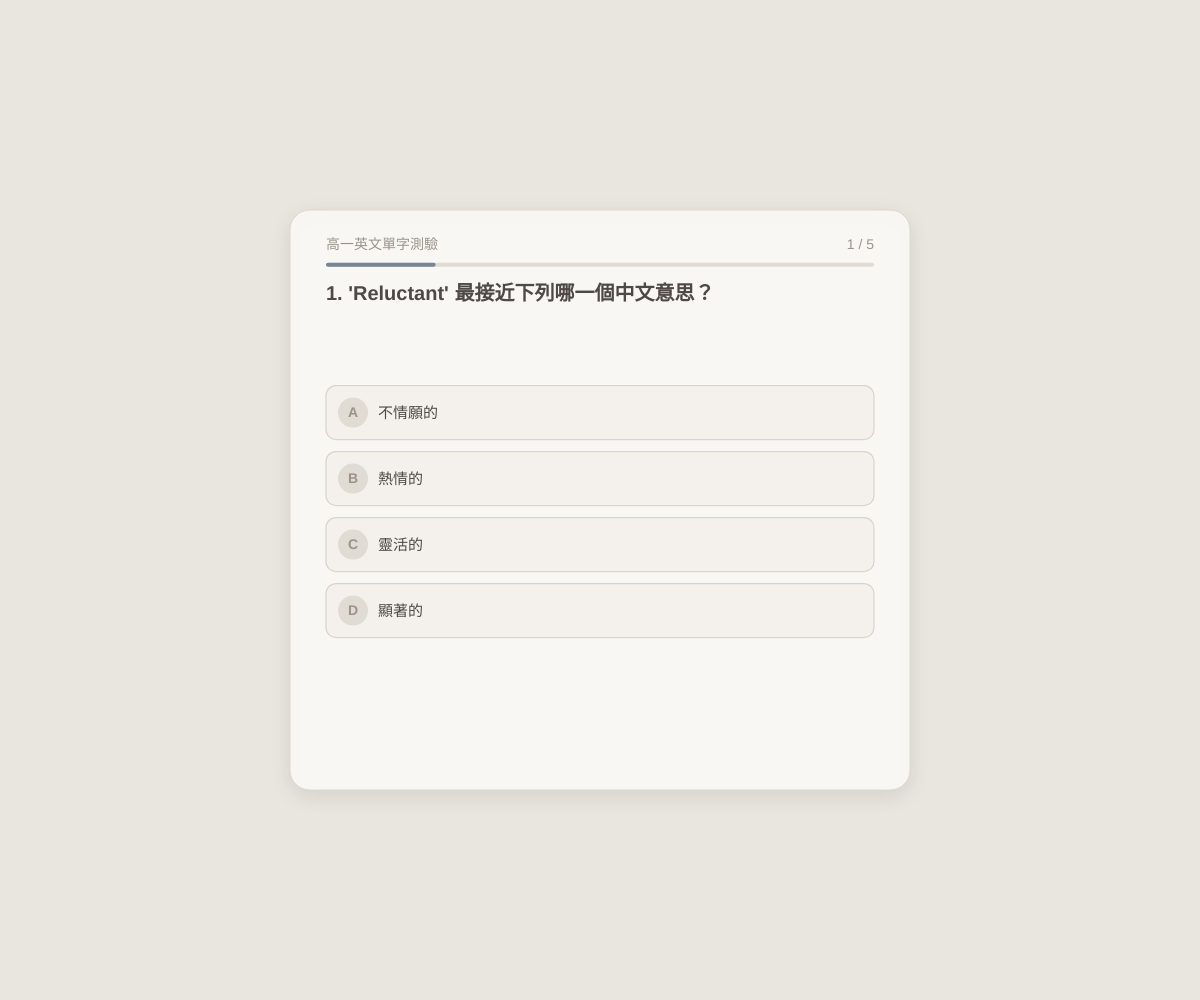
Frame 1 (no input)
Frame 60 (no input): identical to frame 1, image omitted
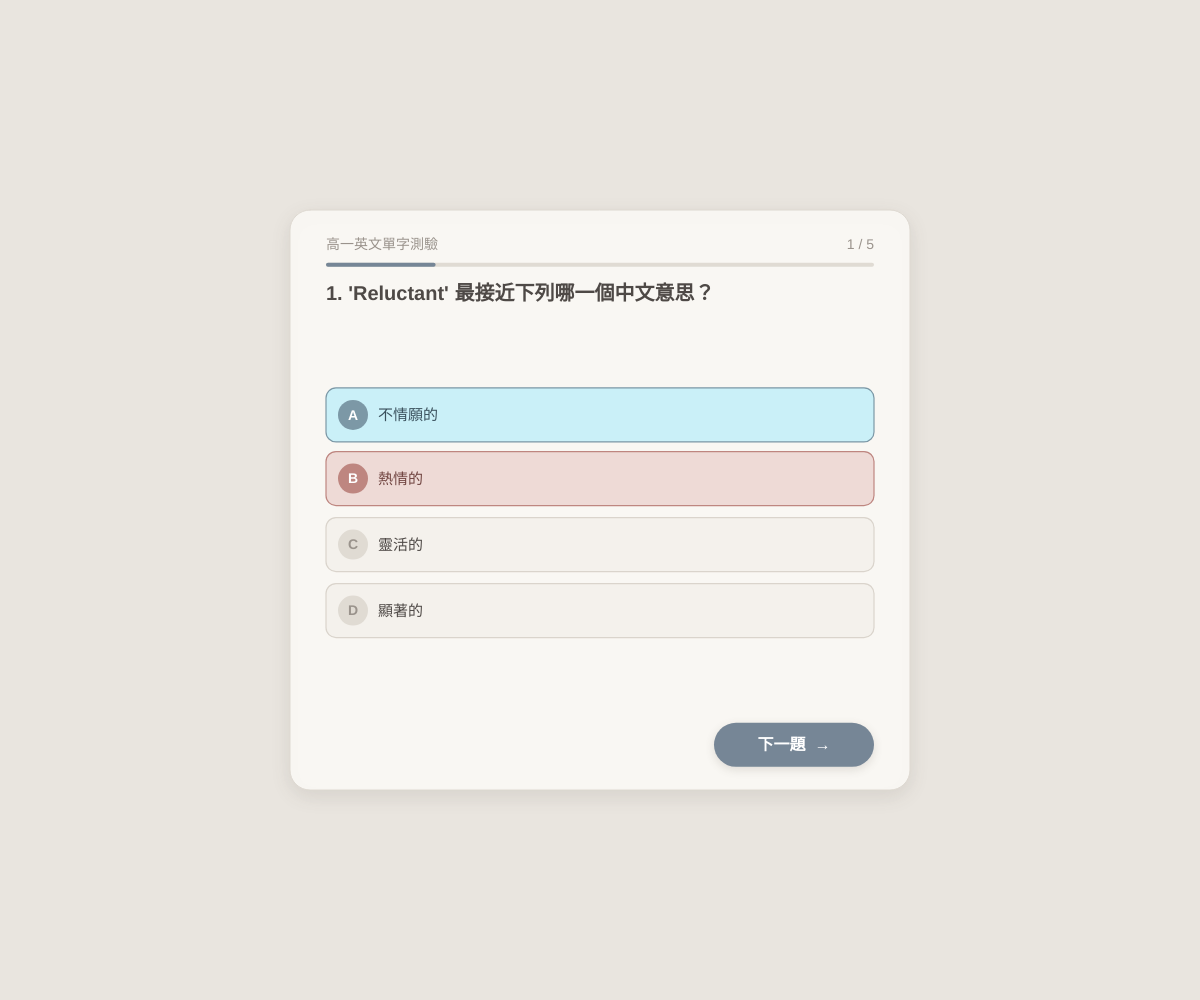
Frame 120 (the mouse pressed at the canvas centre since frame 60)

The p5.js sketch that drew these frames (run headless with seeded random() and noise() and a simulated clock; from frame 60 on, the mouse is pressed at the canvas centre):

// p5.js sketch
// ── sketch.js
// ==========================================================
// p5.js 高一英文單字測驗系統 (sketch.js)
// 響應式 (RWD) 優化版：自動適應手機、平板與桌機螢幕
// 每條指令均附帶中文註解
// ==========================================================

// 高一英文單字測驗題目庫 (共 5 題)
let questions = [
  {
    question: "1. 'Reluctant' 最接近下列哪一個中文意思？",
    options: ["A. 不情願的", "B. 熱情的", "C. 靈活的", "D. 顯著的"],
    answer: 0 // 正確答案：A
  },
  {
    question: "2. The heavy rain was a major _______ to our outdoor activity.",
    options: ["A. solution (解決方案)", "B. obstacle (障礙)", "C. advantage (優點)", "D. feature (特色)"],
    answer: 1 // 正確答案：B
  },
  {
    question: "3. She is very _______ about learning new languages.",
    options: ["A. reluctant (不情願)", "B. enthusiastic (熱情的)", "C. careless (粗心的)", "D. hostile (敵意的)"],
    answer: 1 // 正確答案：B
  },
  {
    question: "4. To achieve success, you must _______ through all difficulties.",
    options: ["A. persevere (堅持)", "B. hesitate (猶豫)", "C. abandon (放棄)", "D. collapse (倒塌)"],
    answer: 0 // 正確答案：A
  },
  {
    question: "5. He _______ broke the window to get everyone's attention.",
    options: ["A. accidentally (意外地)", "B. deliberately (故意地)", "C. scarcely (幾乎不)", "D. gradually (漸漸地)"],
    answer: 1 // 正確答案：B
  }
];

// ---------- 配色主題集中管理 ----------
const PALETTE = {
  bg:        [233, 229, 223],    // 暖灰米色背景
  card:      [249, 247, 243],    // 奶油白卡片底色
  cardLine:  [222, 217, 209],    // 卡片邊框色
  ink:       [78, 73, 70],       // 主文字深灰褐色
  muted:     [154, 147, 140],    // 次要文字灰褐色
  track:     [224, 219, 211],    // 進度條軌道色
  accent:    [118, 134, 150],    // 主點綴灰藍色
  accentDk:  [96, 112, 128],     // 點綴色懸停加深
  optBg:     [244, 241, 236],    // 選項按鈕預設底色
  optHover:  [236, 232, 225],    // 選項按鈕懸停底色
  optLine:   [218, 212, 204],    // 選項按鈕預設邊框
  okBg:      [220, 228, 213],    // 答對時的綠色底色
  okLine:    [138, 163, 132],    // 答對時的綠色邊框
  okText:    [66, 88, 62],       // 答對時的綠色文字
  badBg:     [238, 218, 214],    // 答錯時的紅色底色
  badLine:   [190, 134, 128],    // 答錯時的紅色邊框
  badText:   [112, 68, 64],      // 答錯時的紅色文字
  hintBg:    '#caf0f8',          // 答錯時，提示正確答案的亮藍色底色
  hintLine:  [124, 152, 166],    // 提示正確答案的邊框
  hintText:  [58, 80, 92]        // 提示正確答案的文字色
};

// 系統狀態變數
let currentQuestion = 0;    // 當前題目索引 (0 ~ 4)
let score = 0;              // 答對累積題數
let selectedOption = -1;    // 玩家點選的選項 (-1 代表尚未點選)
let isAnswered = false;     // 目前題目是否已經作答
let isCorrect = false;      // 目前題目是否答對

// 響應式 UI 按鈕座標儲存物件
let optionButtons = [];     // 儲存 4 個選項按鈕的座標區域
let nextButton = {};        // 儲存「下一題」按鈕的座標區域
let restartButton = {};     // 儲存「重新開始」按鈕的座標區域

// 初始化 setup 函式：只執行一次
function setup() {
  // 建立與視窗大小相同的全螢幕畫布
  createCanvas(windowWidth, windowHeight);
  // 設定文字預設對齊方式為水平居中、垂直居中
  textAlign(CENTER, CENTER);
}

// 主繪製迴圈：每秒預設執行 60 次
function draw() {
  // 塗刷背景顏色
  background(...PALETTE.bg);
  // 預設將滑鼠游標設為標準箭頭
  cursor(ARROW);

  // 根據當前題號判斷顯示測驗畫面或結果畫面
  if (currentQuestion < questions.length) {
    drawQuizScreen();
  } else {
    drawResultScreen();
  }
}

// 繪製卡片底圖與柔和陰影 (通用組件)
function drawCard(x, y, w, h, r) {
  push(); // 隔離繪圖狀態
  // 設定 CSS3 柔和陰影
  drawingContext.shadowColor = 'rgba(90, 80, 70, 0.12)';
  drawingContext.shadowBlur = 20;
  drawingContext.shadowOffsetY = 6;
  fill(...PALETTE.card);       // 卡片填滿色
  stroke(...PALETTE.cardLine); // 卡片邊框色
  strokeWeight(1);             // 邊框粗細
  rect(x, y, w, h, r);         // 繪製圓角矩形卡片
  pop();  // 恢復繪圖狀態
}

// 繪製圓角膠囊按鈕 (通用組件)
function drawPillButton(btn, label, baseCol, hoverCol) {
  // 判斷滑鼠是否懸停於按鈕上
  let hover = isMouseOver(btn.x, btn.y, btn.w, btn.h);
  if (hover) cursor(HAND); // 若懸停則更改游標為手勢

  push();
  // 繪製按鈕下方的微陰影
  drawingContext.shadowColor = 'rgba(90, 80, 70, 0.16)';
  drawingContext.shadowBlur = 10;
  drawingContext.shadowOffsetY = 3;
  noStroke();
  fill(...(hover ? hoverCol : baseCol)); // 動態切換預設與懸停顏色
  rect(btn.x, btn.y, btn.w, btn.h, btn.h / 2); // 圓角膠囊形狀
  pop();

  // 繪製按鈕文字
  noStroke();
  fill(255);
  textAlign(CENTER, CENTER);
  // 依據按鈕高度自動計算適當字體大小 (RWD)
  textSize(constrain(btn.h * 0.38, 13, 16));
  textStyle(BOLD);
  text(label, btn.x + btn.w / 2, btn.y + btn.h / 2 + 1);
  textStyle(NORMAL);
}

// 繪製響應式測驗主介面
function drawQuizScreen() {
  let q = questions[currentQuestion];

  // ===== RWD 佈局參數動態計算 =====
  // 依據視窗寬度決定卡片寬度 (手機佔 92%，桌機最大 620px)
  let cardW = min(width * 0.92, 620);
  // 依據視窗高度動態計算最小所需卡片高度，確保不溢出畫面
  let cardH = min(height * 0.92, 580);
  // 動態設定最小高度限制，防止極小螢幕壓縮
  cardH = max(cardH, 420);
  
  // 計算卡片置中座標
  let cardX = (width - cardW) / 2;
  let cardY = (height - cardH) / 2;

  // 動態邊距 (隨螢幕寬度調整)
  let padX = constrain(cardW * 0.06, 16, 36);
  let innerW = cardW - padX * 2;

  // 繪製主卡片容器
  drawCard(cardX, cardY, cardW, cardH, 20);

  // ===== 1. 頂部：標題列與動態進度條 =====
  let topY = cardY + cardH * 0.06;

  noStroke();
  fill(...PALETTE.muted);
  textSize(constrain(cardW * 0.028, 12, 14));
  textStyle(NORMAL);
  textAlign(LEFT, CENTER);
  text("高一英文單字測驗", cardX + padX, topY);

  textAlign(RIGHT, CENTER);
  text(`${currentQuestion + 1} / ${questions.length}`, cardX + cardW - padX, topY);

  // 計算並繪製進度條
  let barY = topY + 18;
  let progressRatio = (currentQuestion + 1) / questions.length;
  fill(...PALETTE.track);
  rect(cardX + padX, barY, innerW, 4, 2); // 進度條軌道
  fill(...PALETTE.accent);
  rect(cardX + padX, barY, innerW * progressRatio, 4, 2); // 進度條填滿

  // ===== 2. 題目文字繪製 (自動適應字級與高度) =====
  let qY = barY + 22;
  let qH = cardH * 0.16; // 題目區域佔卡片高度的比例
  fill(...PALETTE.ink);
  // 根據卡片寬度動態調整題目字級
  textSize(constrain(cardW * 0.035, 15, 20));
  textStyle(BOLD);
  textAlign(LEFT, TOP);
  // 使用四參數 text() 自動在區域內進行換行
  text(q.question, cardX + padX, qY, innerW, qH);
  textStyle(NORMAL);

  // ===== 3. 選項按鈕區域 (核心 RWD 高度計算) =====
  optionButtons = [];
  let optStartY = qY + qH + 8;
  // 預留底部「下一題」按鈕的高度空間
  let bottomReservedH = cardH * 0.15;
  // 計算剩餘可用於 4 個選項的高度
  let availH = (cardY + cardH - bottomReservedH) - optStartY;
  let gap = constrain(availH * 0.05, 6, 12); // 動態計算選項間距
  // 自動計算每一個選項按鈕的高度
  let btnHeight = constrain((availH - gap * 3) / 4, 38, 54);

  for (let i = 0; i < q.options.length; i++) {
    let btnX = cardX + padX;
    let btnY = optStartY + i * (btnHeight + gap);
    let btnW = innerW;

    // 預設選項卡片樣式
    let bgColor = color(...PALETTE.optBg);
    let strokeColor = color(...PALETTE.optLine);
    let textColor = color(...PALETTE.ink);
    let badgeFill = color(...PALETTE.track);
    let badgeText = color(...PALETTE.muted);
    let offsetY = 0; // 用於跳動動畫的垂直偏移量

    // 滑鼠懸停於選項上時的視覺反饋
    if (isMouseOver(btnX, btnY, btnW, btnHeight) && !isAnswered) {
      cursor(HAND);
      bgColor = color(...PALETTE.optHover);
      strokeColor = color(...PALETTE.accent);
      badgeFill = color(...PALETTE.accent);
      badgeText = color(255);
    }

    // 已經作答時的顏色狀態處理
    if (isAnswered) {
      if (i === q.answer) {
        if (!isCorrect) {
          // 答錯時：正確選項更換為 #caf0f8 底色，並加上正弦波跳動效果
          bgColor = color(PALETTE.hintBg);
          strokeColor = color(...PALETTE.hintLine);
          textColor = color(...PALETTE.hintText);
          badgeFill = color(...PALETTE.hintLine);
          badgeText = color(255);
          // 使用 sin() 動態計算跳動位移
          offsetY = sin(frameCount * 0.18) * 6;
        } else {
          // 答對時：正確選項顯示鼠尾草綠色
          bgColor = color(...PALETTE.okBg);
          strokeColor = color(...PALETTE.okLine);
          textColor = color(...PALETTE.okText);
          badgeFill = color(...PALETTE.okLine);
          badgeText = color(255);
        }
      } else if (i === selectedOption && !isCorrect) {
        // 使用者選錯的選項：顯示淡紅色
        bgColor = color(...PALETTE.badBg);
        strokeColor = color(...PALETTE.badLine);
        textColor = color(...PALETTE.badText);
        badgeFill = color(...PALETTE.badLine);
        badgeText = color(255);
      }
    }

    // 將按鈕邊界記錄於陣列中，以供點擊觸發偵測
    optionButtons.push({ x: btnX, y: btnY, w: btnW, h: btnHeight, index: i });

    // 繪製選項卡片本體
    push();
    translate(0, offsetY); // 加上動畫位移平移

    fill(bgColor);
    stroke(strokeColor);
    strokeWeight(1.2);
    rect(btnX, btnY, btnW, btnHeight, 10); // 繪製選項矩形

    // 繪製左側選項字母圓形徽章 (A, B, C, D)
    let badgeR = constrain(btnHeight - 16, 22, 30);
    let badgeCX = btnX + 12 + badgeR / 2;
    let badgeCY = btnY + btnHeight / 2;
    noStroke();
    fill(badgeFill);
    ellipse(badgeCX, badgeCY, badgeR, badgeR);

    // 徽章內的字母文字
    fill(badgeText);
    textAlign(CENTER, CENTER);
    textSize(constrain(badgeR * 0.48, 11, 14));
    textStyle(BOLD);
    text(q.options[i].charAt(0), badgeCX, badgeCY + 1);
    textStyle(NORMAL);

    // 繪製選項文字 (切除前三個字元 "A. "，因已在圓形徽章內呈現)
    fill(textColor);
    textAlign(LEFT, CENTER);
    textSize(constrain(cardW * 0.026, 13, 15));
    text(q.options[i].substring(3), badgeCX + badgeR / 2 + 10, btnY + btnHeight / 2 + 1);
    pop();
  }
  textAlign(CENTER, CENTER); // 恢復預設對齊方式

  // ===== 4. 「下一題 / 查看結果」按鈕 (僅於答題後動態呈現) =====
  if (isAnswered) {
    let nextW = constrain(cardW * 0.28, 120, 160);
    let nextH = constrain(cardH * 0.08, 36, 44);
    
    // 設置於卡片右下角
    nextButton = {
      x: cardX + cardW - padX - nextW,
      y: cardY + cardH - (cardH * 0.04) - nextH,
      w: nextW,
      h: nextH
    };
    
    let label = (currentQuestion === questions.length - 1) ? "查看結果  →" : "下一題  →";
    // 呼叫通用按鈕繪製函式
    drawPillButton(nextButton, label, PALETTE.accent, PALETTE.accentDk);
  }
}

// 繪製響應式測驗結果結算畫面
function drawResultScreen() {
  // 動態計算結算卡片尺寸
  let cardW = min(width * 0.9, 450);
  let cardH = min(height * 0.85, 420);
  cardH = max(cardH, 360); // 最小高度保護

  let cardX = (width - cardW) / 2;
  let cardY = (height - cardH) / 2;

  // 繪製卡片底圖
  drawCard(cardX, cardY, cardW, cardH, 20);

  // 1. 頂部標題與結果文字
  noStroke();
  fill(...PALETTE.muted);
  textSize(constrain(cardW * 0.03, 12, 14));
  textAlign(CENTER, CENTER);
  text("高一英文單字測驗", width / 2, cardY + cardH * 0.1);

  fill(...PALETTE.ink);
  textSize(constrain(cardW * 0.06, 20, 26));
  textStyle(BOLD);
  text("測驗完成！", width / 2, cardY + cardH * 0.2);

  // 2. 得分圓環 (繪製動態弧線比例)
  let ringX = width / 2;
  let ringY = cardY + cardH * 0.48;
  let ringD = constrain(cardH * 0.28, 80, 110);

  // 繪製底環
  noFill();
  strokeWeight(8);
  stroke(...PALETTE.track);
  ellipse(ringX, ringY, ringD, ringD);

  // 根據得分繪製比例弧線
  if (score > 0) {
    stroke(...PALETTE.accent);
    strokeCap(ROUND); // 圓弧端點
    arc(ringX, ringY, ringD, ringD, -HALF_PI, -HALF_PI + TWO_PI * (score / questions.length));
    strokeCap(SQUARE);
  }

  // 圓環中央得分數字
  noStroke();
  fill(...PALETTE.ink);
  textSize(constrain(ringD * 0.28, 22, 32));
  textStyle(BOLD);
  text(`${score} / ${questions.length}`, ringX, ringY + 1);
  textStyle(NORMAL);

  // 3. 根據得分給予評語
  let feedback = "";
  if (score === 5) feedback = "太厲害了！英文單字量非常紮實！";
  else if (score >= 3) feedback = "表現不錯！繼續保持學習的習慣！";
  else feedback = "加油！多複習高一常見單字會更進步！";

  fill(...PALETTE.muted);
  textSize(constrain(cardW * 0.035, 13, 15));
  text(feedback, cardX + 20, cardY + cardH * 0.72, cardW - 40, 30);

  // 4. 「重新開始測驗」膠囊按鈕
  let btnW = constrain(cardW * 0.45, 150, 190);
  let btnH = constrain(cardH * 0.11, 40, 48);
  restartButton = {
    x: width / 2 - btnW / 2,
    y: cardY + cardH - (cardH * 0.08) - btnH,
    w: btnW,
    h: btnH
  };
  
  drawPillButton(restartButton, "↻  重新開始測驗", PALETTE.accent, PALETTE.accentDk);
}

// 輔助點擊判斷函式：檢測滑鼠點擊位置是否在矩形範圍內
function isMouseOver(x, y, w, h) {
  return mouseX >= x && mouseX <= x + w && mouseY >= y && mouseY <= y + h;
}

// 滑鼠點擊觸發事件 (MouseEvent)
function mousePressed() {
  // 狀態 A：測驗進行中
  if (currentQuestion < questions.length) {
    // 尚未作答時：偵測選項按鈕點擊
    if (!isAnswered) {
      for (let btn of optionButtons) {
        if (isMouseOver(btn.x, btn.y, btn.w, btn.h)) {
          selectedOption = btn.index; // 記錄選取的選項
          isAnswered = true;          // 設為已作答

          // 驗證正確答案
          if (selectedOption === questions[currentQuestion].answer) {
            isCorrect = true;
            score++; // 答對加分
          } else {
            isCorrect = false;
          }
          break;
        }
      }
    } 
    // 已作答時：偵測「下一題」按鈕點擊
    else {
      if (isMouseOver(nextButton.x, nextButton.y, nextButton.w, nextButton.h)) {
        currentQuestion++;  // 進入下一題
        isAnswered = false; // 重置作答狀態
        selectedOption = -1;// 重置選項選取狀態
        isCorrect = false;  // 重置對錯狀態
      }
    }
  } 
  // 狀態 B：測驗結果結算畫面
  else {
    // 偵測「重新開始」按鈕點擊
    if (isMouseOver(restartButton.x, restartButton.y, restartButton.w, restartButton.h)) {
      resetQuiz(); // 重置所有測驗變數
    }
  }
}

// 重置測驗系統狀態
function resetQuiz() {
  currentQuestion = 0;
  score = 0;
  selectedOption = -1;
  isAnswered = false;
  isCorrect = false;
}

// 瀏覽器視窗大小改變時（如手機旋轉螢幕、視窗拉動），自動觸發 RWD 調整
function windowResized() {
  // 將畫布即時重設為最新的瀏覽器視窗尺寸
  resizeCanvas(windowWidth, windowHeight);
}
